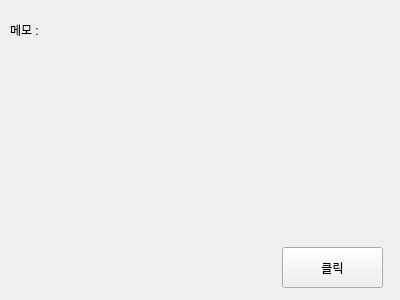
<?xml version="1.0" encoding="UTF-8"?>
<ui version="4.0">
 <class>Form</class>
 <widget class="QWidget" name="Form">
  <property name="geometry">
   <rect>
    <x>0</x>
    <y>0</y>
    <width>400</width>
    <height>300</height>
   </rect>
  </property>
  <property name="windowTitle">
   <string>QPushbutton(with QtDesigner)</string>
  </property>
  <widget class="QLabel" name="label">
   <property name="geometry">
    <rect>
     <x>10</x>
     <y>10</y>
     <width>600</width>
     <height>40</height>
    </rect>
   </property>
   <property name="text">
    <string>메모 : </string>
   </property>
  </widget>
  <widget class="QPushButton" name="btn1">
   <property name="geometry">
    <rect>
     <x>282</x>
     <y>247</y>
     <width>101</width>
     <height>41</height>
    </rect>
   </property>
   <property name="text">
    <string>클릭</string>
   </property>
  </widget>
 </widget>
 <resources/>
 <connections/>
</ui>
